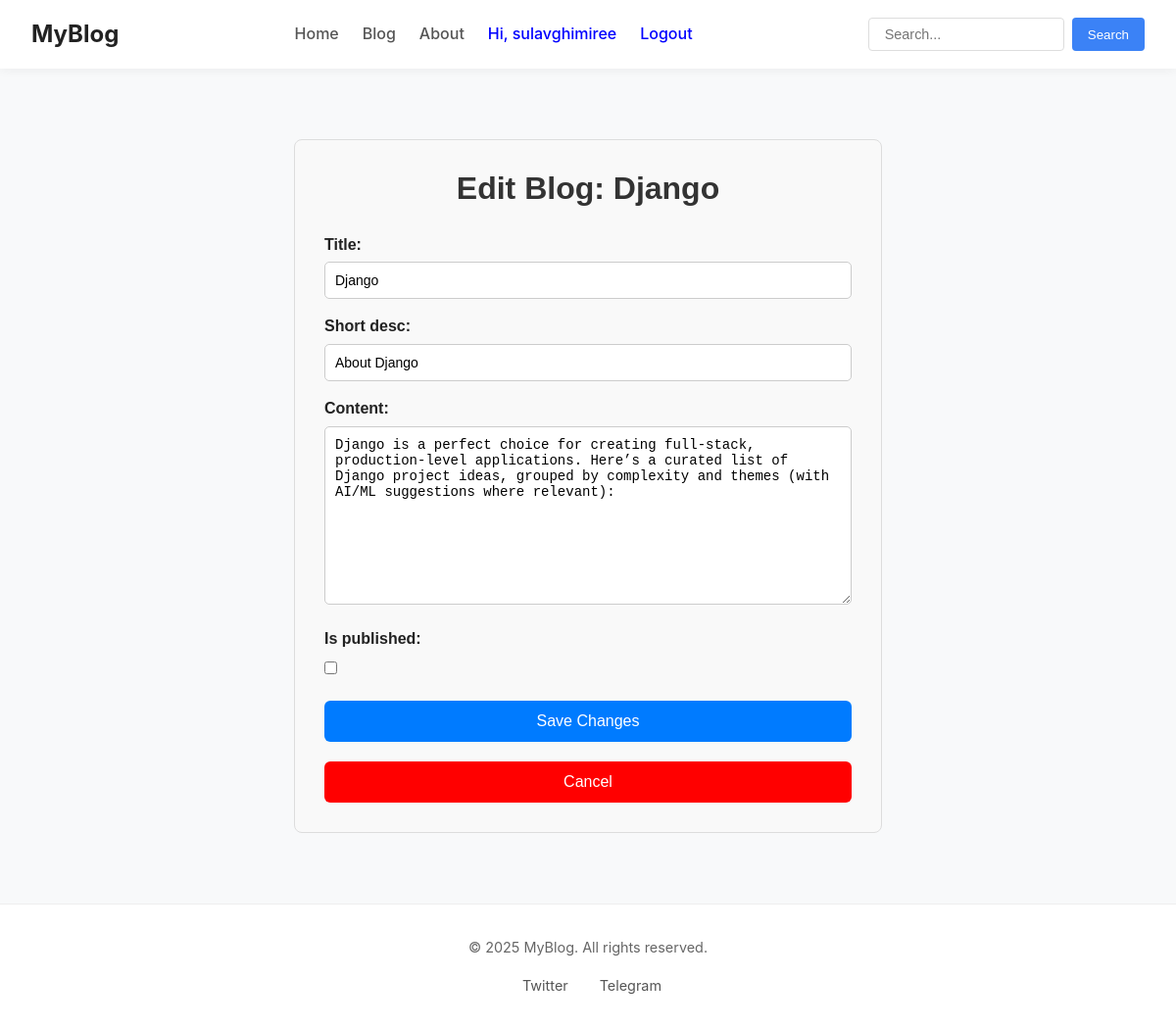
The page /blog/edit/2 (signed in) on the database as committed earlier.
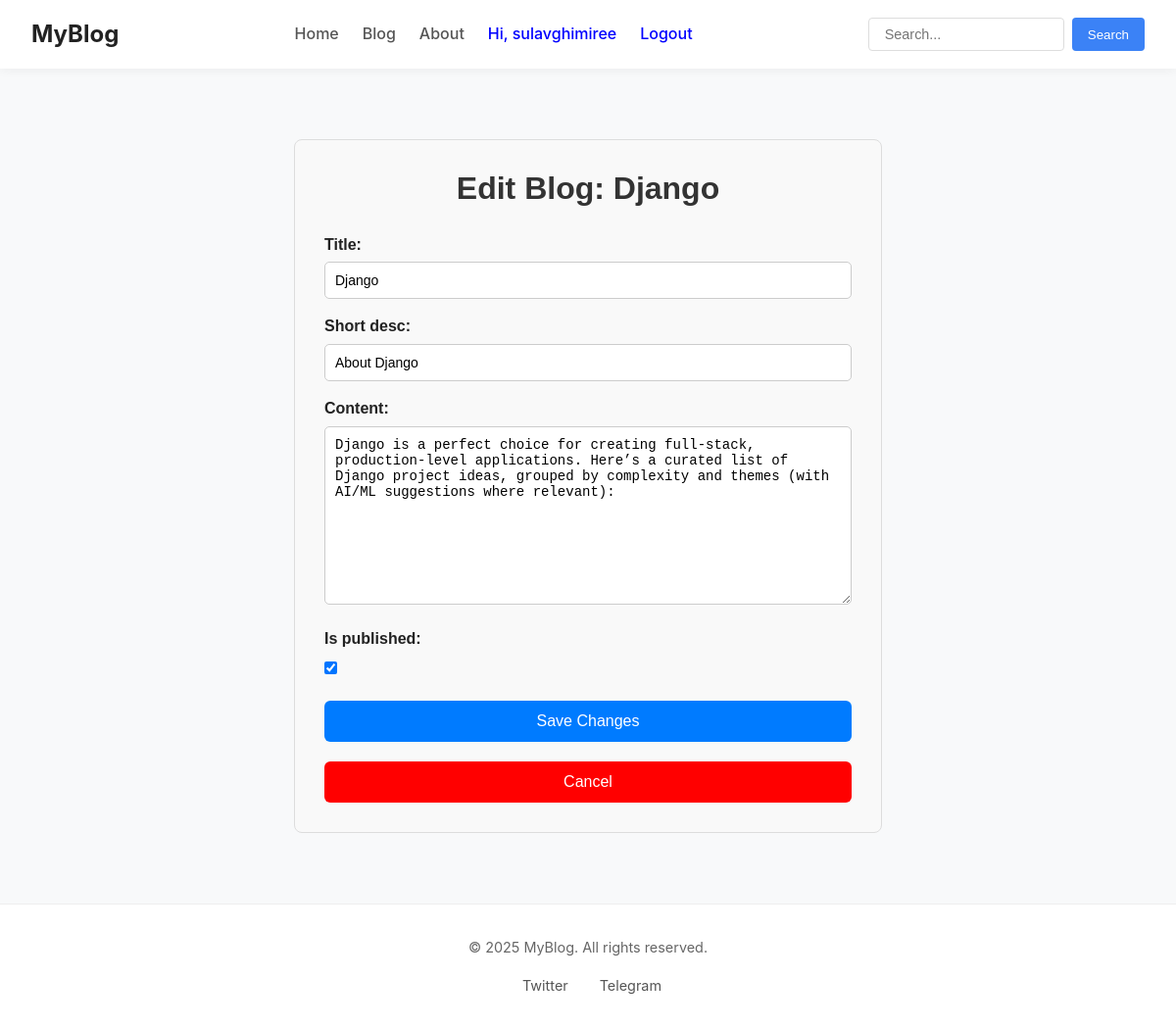
The same page on the database as committed later.
### blog_app/models.py (models this page shows, shortened)
class Blog(models.Model):
    title = models.CharField(max_length=200)
    short_desc = models.CharField(max_length=200)
    content = models.TextField()
    author = models.ForeignKey(User, on_delete=models.CASCADE)
    created = models.DateTimeField(auto_now_add=True)
    updated = models.DateTimeField(auto_now=True)
    is_published = models.BooleanField(default=False)

### blog_app/views.py (the view)
# urls.py: path('blog/edit/<int:id>',views.edit_blog, name='edit-blog' )
@login_required(login_url='login-page')
def edit_blog(request, id):
    blog = get_object_or_404(Blog, id=id)
    if request.user != blog.author:
        return redirect('home')
    if request.method == "POST":
        form = BlogForm(request.POST, instance=blog)
        if form.is_valid():
            form.save()
            return redirect('user-profile', username=request.user.username)
    else:
        form = BlogForm(instance=blog)
    return render(request, 'blog_app/edit_blog.html', {'form': form, 'blog':blog})

### blog_app/forms.py
class BlogForm(forms.ModelForm):
    class Meta:
        model = Blog
        fields = ['title', 'short_desc', 'content', 'is_published']

### blog_app/templates/blog_app/edit_blog.html (shortened to what this page needs)
{% extends 'base.html' %}{% block content %}
<div class="create-blog-container">
  <h1>Edit Blog: {{ blog.title }}</h1>
  <form method="POST">
    {% csrf_token %} {{ form.as_p }}
    <button type="submit">Save Changes</button>
  </form>
  <a style="color: white" href="{% url 'user-profile' request.user.username %}"
    ><button style="background-color: red">Cancel</button></a
  >
</div>
{% endblock %}

Rows that differ between the two databases and show on the page:
changed Blog "Django": is_published "☐" → "☑"
